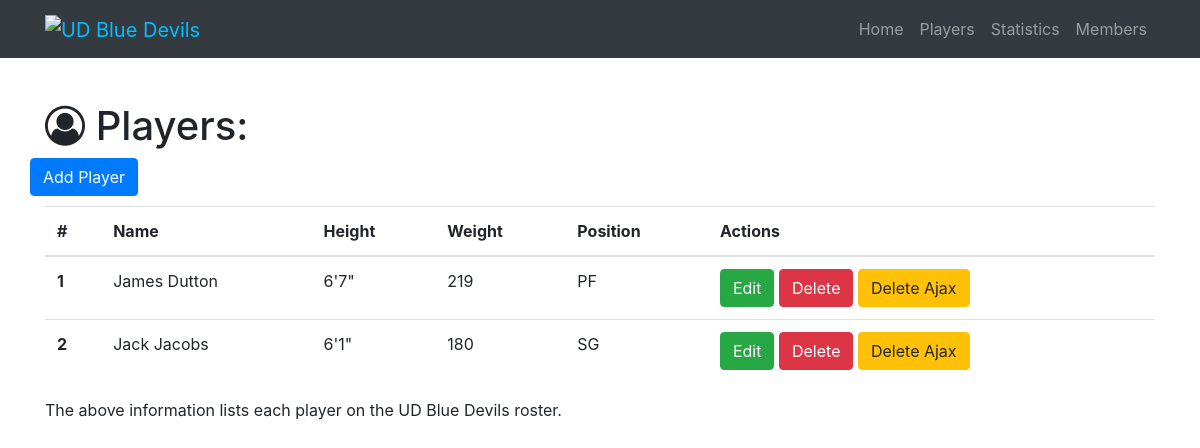
Before: /players with the older database file.
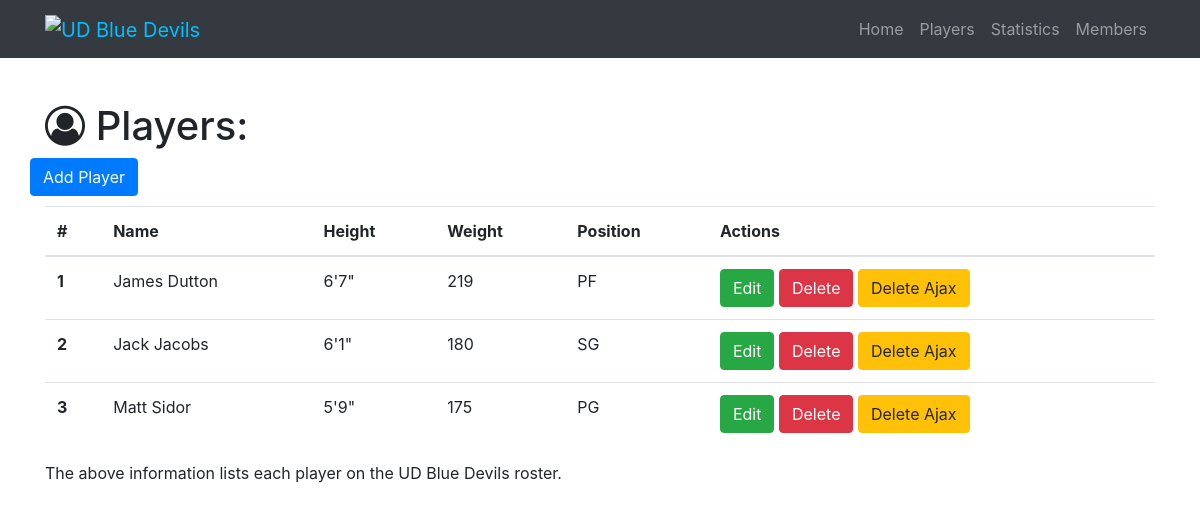
After: the same page with the newer database file.
### myGroupProject.py (models this page shows)
class Player(db.Model):
    __tablename__ = 'players'
    id = db.Column(db.Integer, primary_key=True)
    name = db.Column(db.String(64))
    height = db.Column(db.Integer)
    weight = db.Column(db.Integer)
    position = db.Column(db.String(64))
    statistics = db.relationship('Statistic', backref='player')

### myGroupProject.py (the view)
@app.route('/players')
def show_all_players():
    players = Player.query.all()
    return render_template('player-all.html', players=players)

### templates/player-all.html (shortened to what this page needs)
{% extends "home-base.html"%}
{% block page_content%}
  <div class="container">
    <h1 class="mt-5"><i class="fa fa-user-circle-o" aria-hidden="true"></i> Players:</h1>
    <div class="row bottom-margin">
      <a href="/player/add" class="btn btn-primary" role="button" aria-disabled="true">Add Player</a>
    </div>
    {% if players %}
      <table class="table">
        <thead>
          <tr>
            <th>#</th>
            <th>Name</th>
            <th>Height</th>
            <th>Weight</th>
            <th>Position</th>
            <th>Actions</th>
          </tr>
        </thead>
        <tbody>
          {% for player in players %}
          <tr>
              <th scope="row">{{player.id}}</th>
              <td>{{player.name}}</td>
              <td>{{player.height}}</td>
              <td>{{player.weight}}</td>
              <td>{{player.position}}</td>
              <td>
                <a href="/player/edit/{{player.id}}" class="btn btn-success" role="button">Edit</a>
                <a href="/player/delete/{{player.id}}" class="btn btn-danger" role="button">Delete</a>
                <button class="btn btn-warning delete_ajax_btn" role="button" data-player-id="{{player.id}}">Delete Ajax</button>
              </td>
          </tr>
          {% endfor%}
        </tbody>
      </table>
    {% else %}
      <h3>there is no players in the database yet.</h3>
    {% endif %}
    <p>The above information lists each player on the UD Blue Devils roster.</p>
  </div>
{% endblock%}

### templates/home-base.html (shortened to what this page needs)
<!DOCTYPE html>
<html>
<head>
  {% block head %}
  <link rel="stylesheet" href="https://maxcdn.bootstrapcdn.com/bootstrap/4.0.0-beta.2/css/bootstrap.min.css">
  <link rel="stylesheet" href="https://maxcdn.bootstrapcdn.com/font-awesome/4.7.0/css/font-awesome.min.css">
  <link rel="stylesheet" href="https://cdnjs.cloudflare.com/ajax/libs/sweetalert/1.1.3/sweetalert.css">
  <link rel="stylesheet" href="https://cdnjs.cloudflare.com/ajax/libs/toastr.js/latest/css/toastr.min.css">
  <link rel="stylesheet" href="{{ url_for('static', filename='css/group-assignment.css') }}">
  {% endblock%}
</head>
<body>
  <nav class="navbar navbar-expand-lg navbar-dark bg-dark fixed-top">
    <div class="container">
      <a class="navbar-brand" href="/">
         <img alt="UD Blue Devils" style="Color:#00BFFF;" width="150">
       </a>
       <div class="collapse navbar-collapse" id="navbarResponsive">
           <ul class="navbar-nav ml-auto">
           <li class="nav-item">
              <a class="nav-link" href="/">Home
             </a>
          </li>
          <li class="nav-item">
            <a class="nav-link" href="/players">Players</a>
          </li>
          <li class="nav-item">
            <a class="nav-link" href="/statistics">Statistics</a>
          </li>
          <li class="nav-item">
            <a class="nav-link" href="/members">Members</a>
          </li>
        </ul>
      </div>
    </div>
  </nav>
    {% block page_content%}
    {% endblock%}
  </body>
</html>

### static/css/group-assignment.css (style rules this page uses)
body { padding-top: 54px; }
.bottom-margin { margin-bottom: 10px; }

Changed rows visible on the page:
added Player: id "3", name "Matt Sidor", height "5'9\"", weight "175", position "PG"
